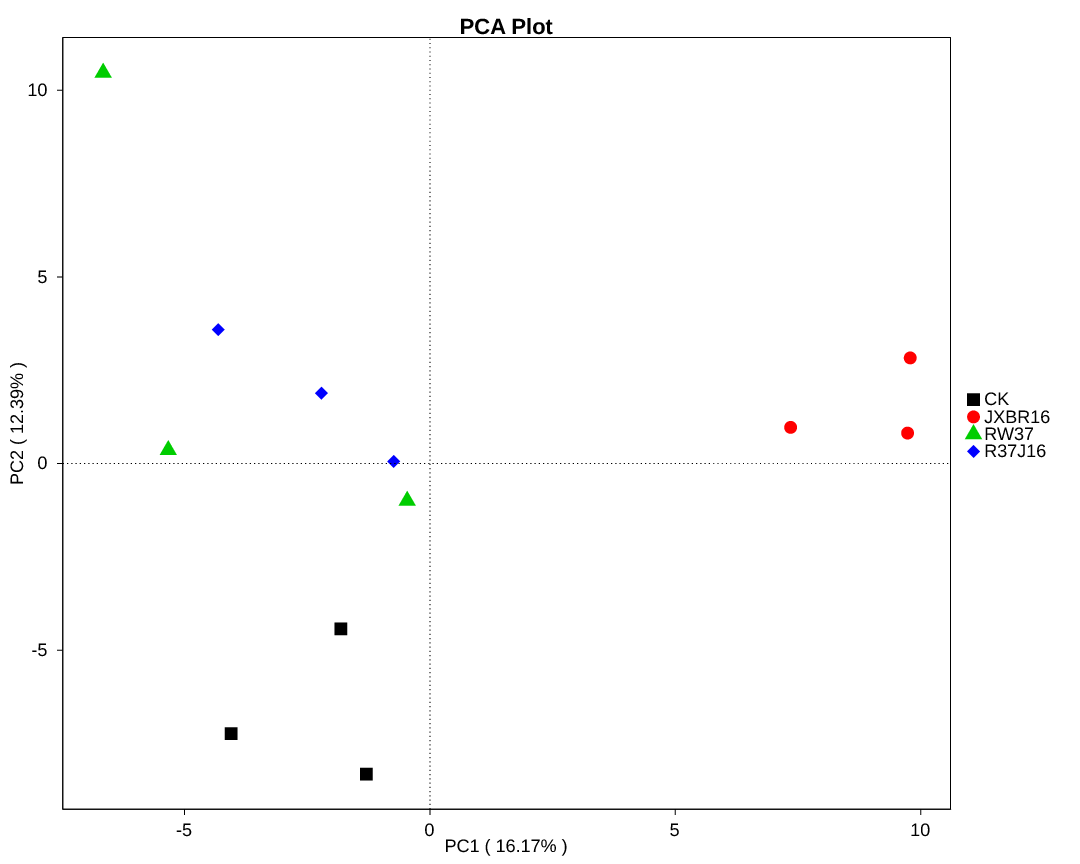

Reproduce this figure in R.

    require(ade4)
    require(cluster)
    require(grid)
    require(fpc)
    require(clusterSim)
    require(RColorBrewer)
	require(ggplot2)
	setwd("/Mega/bioinfo/sci/Project/Mic/16sRNA/C10117100230/Project/project1/output/03.Diversity/BetaDiversity/PCA/species")
	data = read.table("/Mega/bioinfo/sci/Project/Mic/16sRNA/C10117100230/Project/project1/output/03.Diversity/BetaDiversity/PCA/species/sample.s.relative.mat", head=T, na.strings=T,row.names=1,sep="\t")
	groups = read.table("/Mega/bioinfo/sci/Project/Mic/16sRNA/C10117100230/Project/project1/output/03.Diversity/BetaDiversity/PCA/group.list", head=F,na.strings=T,colClasses=c("character","character"))
	
    b <- matrix(0,nrow = nrow(data), ncol = ncol(data))
    for(i in 1:ncol(data)){
        b[,i] = data[ ,i]/sum(data[ ,i])
    }
    colnames(b) <- colnames(data)
    rownames(b) <- rownames(data)
    data <- t(b)

    length=length(unique(as.character(groups$V1)))
    times1=length%/%8
    res1=length%%8
    times2=length%/%5
    res2=length%%5
    col1=rep(1:8,times1)
    col=c(col1,1:res1)
    pich1=rep(c(15:18,20,7:14,0:6),times2)
    pich=c(pich1,15:(15+res2))

######################### PCA base on ade4 ###############################   		
    pca = dudi.pca(data[,1:ncol(data)], scannf=F, nf=5)
    PC1 = pca$li[,1]
    PC2 = pca$li[,2]
    PC12 = pca$li[,1:2]
    write.csv(pca$li,file="pca.csv")	
    ncol=ncol(groups)
    group1=c()
    group2=c() 
    for(i in 1:length(groups$V1)){
        Order=grep(paste0('^',rownames(pca$li)[i],'$'),groups$V1,perl=T)
        group1[i]=groups$V2[Order]
        if(ncol==3){
           group2[i]=groups$V3[Order]
        }
    }
    group1=factor(group1,levels=unique(group1))## edit by ye,to fix group order 2015-12-07
    group2=factor(group2,levels=unique(group2))## edit by ye,to fix group order 2015-12-07
    if(ncol==2){
        plotdata = data.frame(rownames(pca$li),PC1,PC2,group1)
        colnames(plotdata)=c("sample","PC1","PC2","group")
        point<-geom_point(aes(colour=group,shape=group),size=6)
    }else if(ncol==3){
        plotdata = data.frame(rownames(pca$li),PC1,PC2,group1,group2)
        colnames(plotdata)=c("sample","PC1","PC2","group1","group2")
        point<-geom_point(aes(colour=group1,shape=group2),size=6)
    }
    plotdata$sample = factor(plotdata$sample,levels=unique(plotdata$sample))## edit by ye,to fix samples order 2015-12-07
	plotdata$PC1=as.numeric(as.vector(plotdata$PC1))
	plotdata$PC2=as.numeric(as.vector(plotdata$PC2))
	pc1 <- round((pca$eig/sum(pca$eig))*100,2)[1]
    pc2 <- round((pca$eig/sum(pca$eig))*100,2)[2]

######################### PCA plot without cluster ############################
    plot<-ggplot(plotdata, aes(PC1, PC2)) +
        point+ 
        scale_shape_manual(values=pich)+
        scale_colour_manual(values=col)+
        labs(title="PCA Plot") + xlab(paste("PC1 ( ",pc1,"%"," )",sep="")) + ylab(paste("PC2 ( ",pc2,"%"," )",sep=""))+
        theme(text=element_text(family="Arial",size=18))+
                geom_vline(aes(x=0,y=0),linetype="dotted")+
                         geom_hline(aes(x=0,y=0),linetype="dotted")+
       	    theme(panel.background = element_rect(fill='white', colour='black'), panel.grid=element_blank(), axis.title = element_text(color='black',family="Arial",size=18),axis.ticks.length = unit(0.4,"lines"), axis.ticks = element_line(color='black'), axis.ticks.margin = unit(0.6,"lines"),axis.line = element_line(colour = "black"), axis.title.x=element_text(colour='black', size=18),axis.title.y=element_text(colour='black', size=18),axis.text=element_text(colour='black',size=18),legend.title=element_blank(),legend.text=element_text(family="Arial", size=18),legend.key=element_blank())+
            theme(plot.title = element_text(size=22,colour = "black",face = "bold"))

    cairo_pdf(filename="/Mega/bioinfo/sci/Project/Mic/16sRNA/C10117100230/Project/project1/output/03.Diversity/BetaDiversity/PCA/species/PCA.pdf",height=12,width=15)
    plot
dev.off()
	
